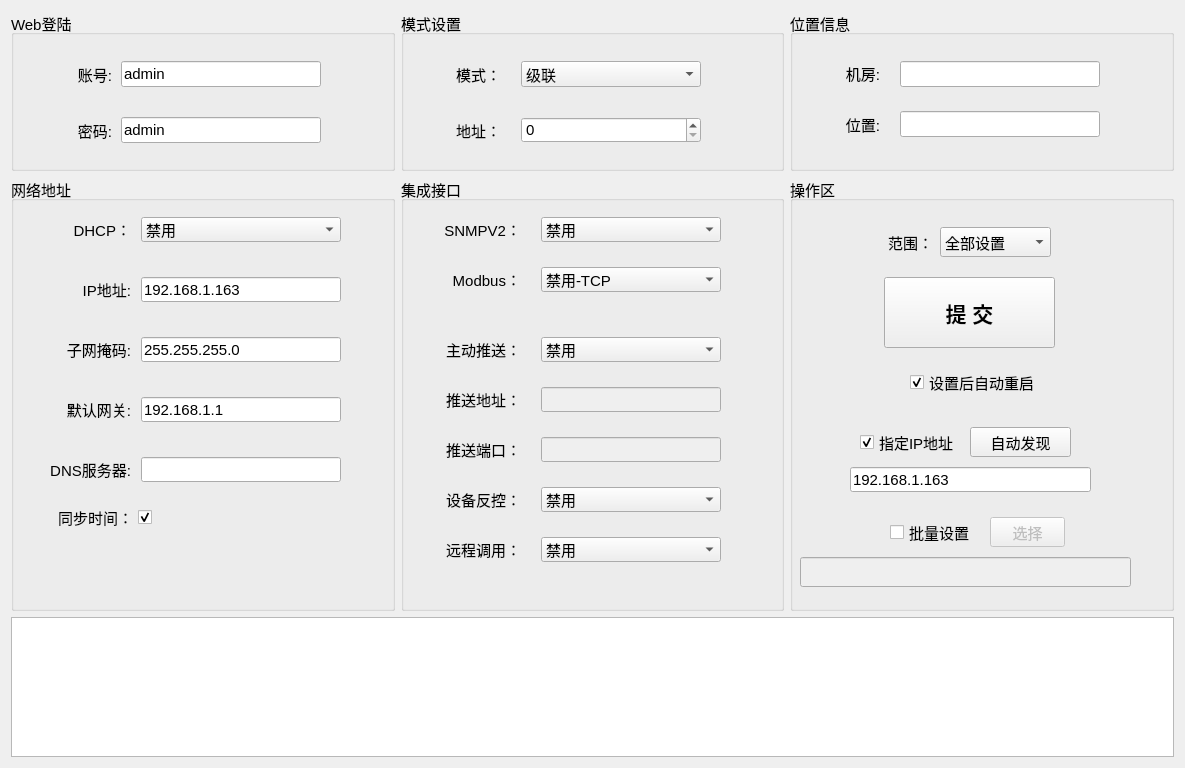
<?xml version="1.0" encoding="UTF-8"?>
<ui version="4.0">
 <class>Home_MainWid</class>
 <widget class="QWidget" name="Home_MainWid">
  <property name="geometry">
   <rect>
    <x>0</x>
    <y>0</y>
    <width>1185</width>
    <height>768</height>
   </rect>
  </property>
  <property name="font">
   <font>
    <pointsize>11</pointsize>
   </font>
  </property>
  <property name="windowTitle">
   <string>Form</string>
  </property>
  <layout class="QGridLayout" name="gridLayout">
   <item row="1" column="1">
    <widget class="QGroupBox" name="groupBox_5">
     <property name="title">
      <string>集成接口</string>
     </property>
     <widget class="QComboBox" name="modbusBox">
      <property name="geometry">
       <rect>
        <x>140</x>
        <y>90</y>
        <width>180</width>
        <height>25</height>
       </rect>
      </property>
      <item>
       <property name="text">
        <string>禁用-TCP</string>
       </property>
      </item>
      <item>
       <property name="text">
        <string>启用-TCP</string>
       </property>
      </item>
     </widget>
     <widget class="QLabel" name="label_10">
      <property name="geometry">
       <rect>
        <x>19</x>
        <y>90</y>
        <width>101</width>
        <height>25</height>
       </rect>
      </property>
      <property name="text">
       <string>Modbus：</string>
      </property>
      <property name="alignment">
       <set>Qt::AlignRight|Qt::AlignTrailing|Qt::AlignVCenter</set>
      </property>
     </widget>
     <widget class="QComboBox" name="rpcBox">
      <property name="geometry">
       <rect>
        <x>140</x>
        <y>360</y>
        <width>180</width>
        <height>25</height>
       </rect>
      </property>
      <property name="currentIndex">
       <number>0</number>
      </property>
      <item>
       <property name="text">
        <string>禁用</string>
       </property>
      </item>
      <item>
       <property name="text">
        <string>JSON-RPC</string>
       </property>
      </item>
     </widget>
     <widget class="QLabel" name="label_11">
      <property name="geometry">
       <rect>
        <x>30</x>
        <y>360</y>
        <width>90</width>
        <height>25</height>
       </rect>
      </property>
      <property name="text">
       <string>远程调用：</string>
      </property>
      <property name="alignment">
       <set>Qt::AlignRight|Qt::AlignTrailing|Qt::AlignVCenter</set>
      </property>
     </widget>
     <widget class="QComboBox" name="pushBox">
      <property name="geometry">
       <rect>
        <x>140</x>
        <y>160</y>
        <width>180</width>
        <height>25</height>
       </rect>
      </property>
      <item>
       <property name="text">
        <string>禁用</string>
       </property>
      </item>
      <item>
       <property name="text">
        <string>启用</string>
       </property>
      </item>
     </widget>
     <widget class="QLabel" name="label_12">
      <property name="geometry">
       <rect>
        <x>30</x>
        <y>160</y>
        <width>90</width>
        <height>25</height>
       </rect>
      </property>
      <property name="text">
       <string>主动推送：</string>
      </property>
      <property name="alignment">
       <set>Qt::AlignRight|Qt::AlignTrailing|Qt::AlignVCenter</set>
      </property>
     </widget>
     <widget class="QLabel" name="label_13">
      <property name="geometry">
       <rect>
        <x>30</x>
        <y>210</y>
        <width>90</width>
        <height>25</height>
       </rect>
      </property>
      <property name="text">
       <string>推送地址：</string>
      </property>
      <property name="alignment">
       <set>Qt::AlignRight|Qt::AlignTrailing|Qt::AlignVCenter</set>
      </property>
     </widget>
     <widget class="QLineEdit" name="hostEdit">
      <property name="enabled">
       <bool>false</bool>
      </property>
      <property name="geometry">
       <rect>
        <x>140</x>
        <y>210</y>
        <width>180</width>
        <height>25</height>
       </rect>
      </property>
     </widget>
     <widget class="QLineEdit" name="portEdit">
      <property name="enabled">
       <bool>false</bool>
      </property>
      <property name="geometry">
       <rect>
        <x>140</x>
        <y>260</y>
        <width>180</width>
        <height>25</height>
       </rect>
      </property>
     </widget>
     <widget class="QLabel" name="label_14">
      <property name="geometry">
       <rect>
        <x>30</x>
        <y>260</y>
        <width>90</width>
        <height>25</height>
       </rect>
      </property>
      <property name="text">
       <string>推送端口：</string>
      </property>
      <property name="alignment">
       <set>Qt::AlignRight|Qt::AlignTrailing|Qt::AlignVCenter</set>
      </property>
     </widget>
     <widget class="QComboBox" name="ctrlBox">
      <property name="geometry">
       <rect>
        <x>140</x>
        <y>310</y>
        <width>180</width>
        <height>25</height>
       </rect>
      </property>
      <property name="currentIndex">
       <number>0</number>
      </property>
      <item>
       <property name="text">
        <string>禁用</string>
       </property>
      </item>
      <item>
       <property name="text">
        <string>启用</string>
       </property>
      </item>
     </widget>
     <widget class="QLabel" name="label_15">
      <property name="geometry">
       <rect>
        <x>30</x>
        <y>310</y>
        <width>90</width>
        <height>25</height>
       </rect>
      </property>
      <property name="text">
       <string>设备反控：</string>
      </property>
      <property name="alignment">
       <set>Qt::AlignRight|Qt::AlignTrailing|Qt::AlignVCenter</set>
      </property>
     </widget>
     <widget class="QComboBox" name="snmpBox">
      <property name="geometry">
       <rect>
        <x>140</x>
        <y>40</y>
        <width>180</width>
        <height>25</height>
       </rect>
      </property>
      <property name="currentIndex">
       <number>0</number>
      </property>
      <item>
       <property name="text">
        <string>禁用</string>
       </property>
      </item>
      <item>
       <property name="text">
        <string>启用</string>
       </property>
      </item>
     </widget>
     <widget class="QLabel" name="label_18">
      <property name="geometry">
       <rect>
        <x>9</x>
        <y>40</y>
        <width>111</width>
        <height>25</height>
       </rect>
      </property>
      <property name="text">
       <string>SNMPV2：</string>
      </property>
      <property name="alignment">
       <set>Qt::AlignRight|Qt::AlignTrailing|Qt::AlignVCenter</set>
      </property>
     </widget>
    </widget>
   </item>
   <item row="1" column="2">
    <widget class="QGroupBox" name="groupBox_6">
     <property name="title">
      <string>操作区</string>
     </property>
     <widget class="QPushButton" name="startBtn">
      <property name="geometry">
       <rect>
        <x>94</x>
        <y>100</y>
        <width>171</width>
        <height>71</height>
       </rect>
      </property>
      <property name="font">
       <font>
        <pointsize>16</pointsize>
        <bold>true</bold>
       </font>
      </property>
      <property name="text">
       <string>提 交</string>
      </property>
     </widget>
     <widget class="QPushButton" name="findBtn">
      <property name="geometry">
       <rect>
        <x>180</x>
        <y>250</y>
        <width>101</width>
        <height>30</height>
       </rect>
      </property>
      <property name="minimumSize">
       <size>
        <width>0</width>
        <height>30</height>
       </size>
      </property>
      <property name="text">
       <string>自动发现</string>
      </property>
     </widget>
     <widget class="QCheckBox" name="resetCheck">
      <property name="geometry">
       <rect>
        <x>120</x>
        <y>190</y>
        <width>141</width>
        <height>31</height>
       </rect>
      </property>
      <property name="text">
       <string>设置后自动重启</string>
      </property>
      <property name="checked">
       <bool>true</bool>
      </property>
     </widget>
     <widget class="QCheckBox" name="checkBox">
      <property name="geometry">
       <rect>
        <x>70</x>
        <y>250</y>
        <width>101</width>
        <height>30</height>
       </rect>
      </property>
      <property name="layoutDirection">
       <enum>Qt::LeftToRight</enum>
      </property>
      <property name="text">
       <string>指定IP地址</string>
      </property>
      <property name="checked">
       <bool>true</bool>
      </property>
     </widget>
     <widget class="QLineEdit" name="dstEdit">
      <property name="enabled">
       <bool>true</bool>
      </property>
      <property name="geometry">
       <rect>
        <x>60</x>
        <y>290</y>
        <width>241</width>
        <height>25</height>
       </rect>
      </property>
      <property name="text">
       <string>192.168.1.163</string>
      </property>
     </widget>
     <widget class="QCheckBox" name="batchCheck">
      <property name="geometry">
       <rect>
        <x>100</x>
        <y>340</y>
        <width>91</width>
        <height>30</height>
       </rect>
      </property>
      <property name="text">
       <string>批量设置</string>
      </property>
     </widget>
     <widget class="QPushButton" name="selectBtn">
      <property name="enabled">
       <bool>false</bool>
      </property>
      <property name="geometry">
       <rect>
        <x>200</x>
        <y>340</y>
        <width>75</width>
        <height>30</height>
       </rect>
      </property>
      <property name="text">
       <string>选择</string>
      </property>
     </widget>
     <widget class="QLineEdit" name="pathEdit">
      <property name="enabled">
       <bool>false</bool>
      </property>
      <property name="geometry">
       <rect>
        <x>10</x>
        <y>380</y>
        <width>331</width>
        <height>30</height>
       </rect>
      </property>
     </widget>
     <widget class="QComboBox" name="rangeBox">
      <property name="geometry">
       <rect>
        <x>150</x>
        <y>50</y>
        <width>111</width>
        <height>30</height>
       </rect>
      </property>
      <item>
       <property name="text">
        <string>全部设置</string>
       </property>
      </item>
      <item>
       <property name="text">
        <string>Web登陆</string>
       </property>
      </item>
      <item>
       <property name="text">
        <string>模式设置</string>
       </property>
      </item>
      <item>
       <property name="text">
        <string>位置信息</string>
       </property>
      </item>
      <item>
       <property name="text">
        <string>网络地址</string>
       </property>
      </item>
      <item>
       <property name="text">
        <string>集成接口</string>
       </property>
      </item>
     </widget>
     <widget class="QLabel" name="label_19">
      <property name="geometry">
       <rect>
        <x>72</x>
        <y>50</y>
        <width>71</width>
        <height>30</height>
       </rect>
      </property>
      <property name="text">
       <string>范围：</string>
      </property>
      <property name="alignment">
       <set>Qt::AlignRight|Qt::AlignTrailing|Qt::AlignVCenter</set>
      </property>
     </widget>
    </widget>
   </item>
   <item row="0" column="2">
    <widget class="QGroupBox" name="groupBox_3">
     <property name="minimumSize">
      <size>
       <width>300</width>
       <height>0</height>
      </size>
     </property>
     <property name="title">
      <string>位置信息</string>
     </property>
     <widget class="QLineEdit" name="roomEdit">
      <property name="geometry">
       <rect>
        <x>110</x>
        <y>50</y>
        <width>200</width>
        <height>26</height>
       </rect>
      </property>
     </widget>
     <widget class="QLabel" name="label_6">
      <property name="geometry">
       <rect>
        <x>40</x>
        <y>49</y>
        <width>50</width>
        <height>26</height>
       </rect>
      </property>
      <property name="text">
       <string>机房:</string>
      </property>
      <property name="alignment">
       <set>Qt::AlignRight|Qt::AlignTrailing|Qt::AlignVCenter</set>
      </property>
     </widget>
     <widget class="QLineEdit" name="locatEdit">
      <property name="geometry">
       <rect>
        <x>110</x>
        <y>100</y>
        <width>200</width>
        <height>26</height>
       </rect>
      </property>
     </widget>
     <widget class="QLabel" name="label_7">
      <property name="geometry">
       <rect>
        <x>40</x>
        <y>100</y>
        <width>50</width>
        <height>26</height>
       </rect>
      </property>
      <property name="text">
       <string>位置:</string>
      </property>
      <property name="alignment">
       <set>Qt::AlignRight|Qt::AlignTrailing|Qt::AlignVCenter</set>
      </property>
     </widget>
    </widget>
   </item>
   <item row="1" column="0">
    <widget class="QGroupBox" name="groupBox_4">
     <property name="title">
      <string>网络地址</string>
     </property>
     <widget class="QLineEdit" name="ipEdit">
      <property name="geometry">
       <rect>
        <x>130</x>
        <y>100</y>
        <width>200</width>
        <height>25</height>
       </rect>
      </property>
      <property name="text">
       <string>192.168.1.163</string>
      </property>
     </widget>
     <widget class="QLabel" name="label">
      <property name="geometry">
       <rect>
        <x>40</x>
        <y>100</y>
        <width>80</width>
        <height>25</height>
       </rect>
      </property>
      <property name="text">
       <string>IP地址:</string>
      </property>
      <property name="alignment">
       <set>Qt::AlignRight|Qt::AlignTrailing|Qt::AlignVCenter</set>
      </property>
     </widget>
     <widget class="QLabel" name="label_2">
      <property name="geometry">
       <rect>
        <x>40</x>
        <y>160</y>
        <width>80</width>
        <height>25</height>
       </rect>
      </property>
      <property name="text">
       <string>子网掩码:</string>
      </property>
      <property name="alignment">
       <set>Qt::AlignRight|Qt::AlignTrailing|Qt::AlignVCenter</set>
      </property>
     </widget>
     <widget class="QLineEdit" name="maskEdit">
      <property name="geometry">
       <rect>
        <x>130</x>
        <y>160</y>
        <width>200</width>
        <height>25</height>
       </rect>
      </property>
      <property name="text">
       <string>255.255.255.0</string>
      </property>
     </widget>
     <widget class="QLabel" name="label_3">
      <property name="geometry">
       <rect>
        <x>40</x>
        <y>40</y>
        <width>80</width>
        <height>25</height>
       </rect>
      </property>
      <property name="text">
       <string>DHCP：</string>
      </property>
      <property name="alignment">
       <set>Qt::AlignRight|Qt::AlignTrailing|Qt::AlignVCenter</set>
      </property>
     </widget>
     <widget class="QComboBox" name="dhcpBox">
      <property name="geometry">
       <rect>
        <x>130</x>
        <y>40</y>
        <width>200</width>
        <height>25</height>
       </rect>
      </property>
      <item>
       <property name="text">
        <string>禁用</string>
       </property>
      </item>
      <item>
       <property name="text">
        <string>启用</string>
       </property>
      </item>
     </widget>
     <widget class="QLineEdit" name="gwEdit">
      <property name="geometry">
       <rect>
        <x>130</x>
        <y>220</y>
        <width>200</width>
        <height>25</height>
       </rect>
      </property>
      <property name="text">
       <string>192.168.1.1</string>
      </property>
     </widget>
     <widget class="QLabel" name="label_4">
      <property name="geometry">
       <rect>
        <x>40</x>
        <y>220</y>
        <width>80</width>
        <height>25</height>
       </rect>
      </property>
      <property name="text">
       <string>默认网关:</string>
      </property>
      <property name="alignment">
       <set>Qt::AlignRight|Qt::AlignTrailing|Qt::AlignVCenter</set>
      </property>
     </widget>
     <widget class="QLineEdit" name="dnsEdit">
      <property name="geometry">
       <rect>
        <x>130</x>
        <y>280</y>
        <width>200</width>
        <height>25</height>
       </rect>
      </property>
     </widget>
     <widget class="QLabel" name="label_5">
      <property name="geometry">
       <rect>
        <x>19</x>
        <y>280</y>
        <width>101</width>
        <height>25</height>
       </rect>
      </property>
      <property name="text">
       <string>DNS服务器:</string>
      </property>
      <property name="alignment">
       <set>Qt::AlignRight|Qt::AlignTrailing|Qt::AlignVCenter</set>
      </property>
     </widget>
     <widget class="QCheckBox" name="timeCheckBox">
      <property name="geometry">
       <rect>
        <x>10</x>
        <y>325</y>
        <width>131</width>
        <height>30</height>
       </rect>
      </property>
      <property name="layoutDirection">
       <enum>Qt::RightToLeft</enum>
      </property>
      <property name="text">
       <string>同步时间：</string>
      </property>
      <property name="checked">
       <bool>true</bool>
      </property>
     </widget>
    </widget>
   </item>
   <item row="0" column="0">
    <widget class="QGroupBox" name="groupBox_1">
     <property name="minimumSize">
      <size>
       <width>300</width>
       <height>0</height>
      </size>
     </property>
     <property name="maximumSize">
      <size>
       <width>16777215</width>
       <height>160</height>
      </size>
     </property>
     <property name="title">
      <string>Web登陆</string>
     </property>
     <widget class="QLineEdit" name="pwdEdit">
      <property name="geometry">
       <rect>
        <x>110</x>
        <y>106</y>
        <width>200</width>
        <height>26</height>
       </rect>
      </property>
      <property name="maximumSize">
       <size>
        <width>200</width>
        <height>16777215</height>
       </size>
      </property>
      <property name="text">
       <string>admin</string>
      </property>
     </widget>
     <widget class="QLabel" name="label_8">
      <property name="geometry">
       <rect>
        <x>50</x>
        <y>106</y>
        <width>51</width>
        <height>26</height>
       </rect>
      </property>
      <property name="text">
       <string>密码:</string>
      </property>
      <property name="alignment">
       <set>Qt::AlignRight|Qt::AlignTrailing|Qt::AlignVCenter</set>
      </property>
     </widget>
     <widget class="QLabel" name="label_9">
      <property name="geometry">
       <rect>
        <x>40</x>
        <y>50</y>
        <width>61</width>
        <height>26</height>
       </rect>
      </property>
      <property name="text">
       <string>账号:</string>
      </property>
      <property name="alignment">
       <set>Qt::AlignRight|Qt::AlignTrailing|Qt::AlignVCenter</set>
      </property>
     </widget>
     <widget class="QLineEdit" name="usrEdit">
      <property name="geometry">
       <rect>
        <x>110</x>
        <y>50</y>
        <width>200</width>
        <height>26</height>
       </rect>
      </property>
      <property name="maximumSize">
       <size>
        <width>200</width>
        <height>16777215</height>
       </size>
      </property>
      <property name="text">
       <string>admin</string>
      </property>
     </widget>
    </widget>
   </item>
   <item row="0" column="1">
    <widget class="QGroupBox" name="groupBox_2">
     <property name="minimumSize">
      <size>
       <width>330</width>
       <height>0</height>
      </size>
     </property>
     <property name="title">
      <string>模式设置</string>
     </property>
     <widget class="QLabel" name="label_16">
      <property name="geometry">
       <rect>
        <x>29</x>
        <y>50</y>
        <width>71</width>
        <height>26</height>
       </rect>
      </property>
      <property name="text">
       <string>模式：</string>
      </property>
      <property name="alignment">
       <set>Qt::AlignRight|Qt::AlignTrailing|Qt::AlignVCenter</set>
      </property>
     </widget>
     <widget class="QComboBox" name="modeBox">
      <property name="geometry">
       <rect>
        <x>120</x>
        <y>50</y>
        <width>180</width>
        <height>26</height>
       </rect>
      </property>
      <property name="currentIndex">
       <number>1</number>
      </property>
      <item>
       <property name="text">
        <string>禁用</string>
       </property>
      </item>
      <item>
       <property name="text">
        <string>级联</string>
       </property>
      </item>
      <item>
       <property name="text">
        <string>机架</string>
       </property>
      </item>
      <item>
       <property name="text">
        <string>Modbus-RTU</string>
       </property>
      </item>
     </widget>
     <widget class="QLabel" name="label_17">
      <property name="geometry">
       <rect>
        <x>29</x>
        <y>106</y>
        <width>71</width>
        <height>26</height>
       </rect>
      </property>
      <property name="text">
       <string>地址：</string>
      </property>
      <property name="alignment">
       <set>Qt::AlignRight|Qt::AlignTrailing|Qt::AlignVCenter</set>
      </property>
     </widget>
     <widget class="QSpinBox" name="addrBox">
      <property name="enabled">
       <bool>true</bool>
      </property>
      <property name="geometry">
       <rect>
        <x>120</x>
        <y>106</y>
        <width>180</width>
        <height>26</height>
       </rect>
      </property>
      <property name="maximum">
       <number>9</number>
      </property>
      <property name="value">
       <number>0</number>
      </property>
     </widget>
    </widget>
   </item>
   <item row="2" column="0" colspan="3">
    <widget class="QPlainTextEdit" name="textEdit">
     <property name="maximumSize">
      <size>
       <width>16777215</width>
       <height>140</height>
      </size>
     </property>
     <property name="readOnly">
      <bool>true</bool>
     </property>
    </widget>
   </item>
  </layout>
 </widget>
 <resources/>
 <connections/>
</ui>
